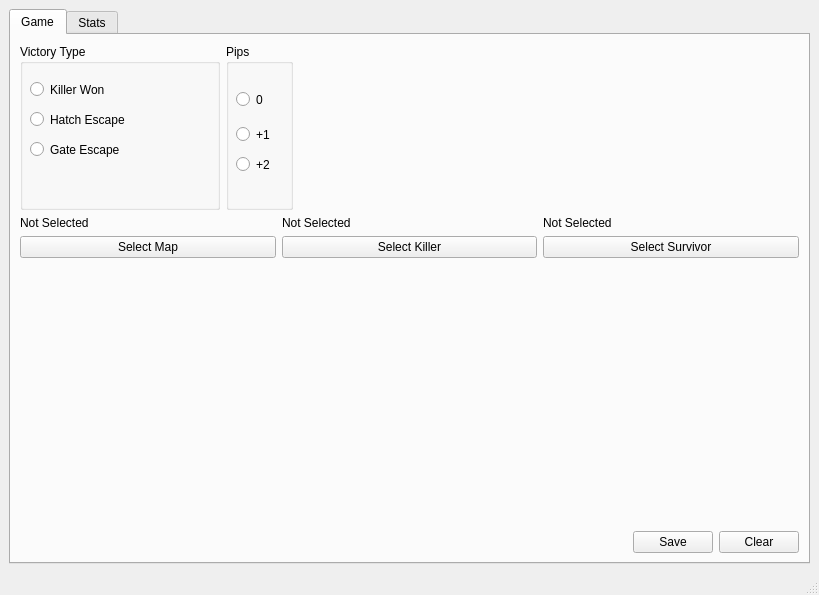
<?xml version="1.0" encoding="UTF-8"?>
<ui version="4.0">
 <class>MainWindow</class>
 <widget class="QMainWindow" name="MainWindow">
  <property name="geometry">
   <rect>
    <x>0</x>
    <y>0</y>
    <width>819</width>
    <height>595</height>
   </rect>
  </property>
  <property name="windowTitle">
   <string>DBDTracker</string>
  </property>
  <widget class="QWidget" name="centralwidget">
   <layout class="QHBoxLayout" name="horizontalLayout" stretch="0">
    <item>
     <widget class="QTabWidget" name="tabWidget">
      <property name="currentIndex">
       <number>0</number>
      </property>
      <widget class="QWidget" name="Game">
       <attribute name="title">
        <string>Game</string>
       </attribute>
       <layout class="QHBoxLayout" name="horizontalLayout_2">
        <item>
         <layout class="QVBoxLayout" name="gameVerticalLayout" stretch="3,5,1">
          <item>
           <layout class="QHBoxLayout" name="victoryHorizontalLayout" stretch="0,0,0">
            <item>
             <widget class="QGroupBox" name="victoryType">
              <property name="minimumSize">
               <size>
                <width>200</width>
                <height>0</height>
               </size>
              </property>
              <property name="title">
               <string>Victory Type</string>
              </property>
              <widget class="QRadioButton" name="killerWonRadio">
               <property name="geometry">
                <rect>
                 <x>10</x>
                 <y>30</y>
                 <width>151</width>
                 <height>31</height>
                </rect>
               </property>
               <property name="text">
                <string>Killer Won</string>
               </property>
               <attribute name="buttonGroup">
                <string notr="true">victoryTypeButtonGroup</string>
               </attribute>
              </widget>
              <widget class="QRadioButton" name="hatchEscapeRadio">
               <property name="geometry">
                <rect>
                 <x>10</x>
                 <y>60</y>
                 <width>161</width>
                 <height>31</height>
                </rect>
               </property>
               <property name="text">
                <string>Hatch Escape</string>
               </property>
               <attribute name="buttonGroup">
                <string notr="true">victoryTypeButtonGroup</string>
               </attribute>
              </widget>
              <widget class="QRadioButton" name="gateEscapeRadio">
               <property name="geometry">
                <rect>
                 <x>10</x>
                 <y>90</y>
                 <width>161</width>
                 <height>31</height>
                </rect>
               </property>
               <property name="text">
                <string>Gate Escape</string>
               </property>
               <attribute name="buttonGroup">
                <string notr="true">victoryTypeButtonGroup</string>
               </attribute>
              </widget>
             </widget>
            </item>
            <item>
             <widget class="QGroupBox" name="groupBox">
              <property name="title">
               <string>Pips</string>
              </property>
              <widget class="QRadioButton" name="pip1">
               <property name="geometry">
                <rect>
                 <x>10</x>
                 <y>80</y>
                 <width>51</width>
                 <height>21</height>
                </rect>
               </property>
               <property name="text">
                <string>+1</string>
               </property>
              </widget>
              <widget class="QRadioButton" name="pip0">
               <property name="geometry">
                <rect>
                 <x>10</x>
                 <y>40</y>
                 <width>51</width>
                 <height>31</height>
                </rect>
               </property>
               <property name="text">
                <string>0</string>
               </property>
              </widget>
              <widget class="QRadioButton" name="pip2">
               <property name="geometry">
                <rect>
                 <x>10</x>
                 <y>110</y>
                 <width>51</width>
                 <height>21</height>
                </rect>
               </property>
               <property name="text">
                <string>+2</string>
               </property>
              </widget>
             </widget>
            </item>
            <item>
             <layout class="QVBoxLayout" name="verticalLayout">
              <item>
               <spacer name="verticalSpacer">
                <property name="orientation">
                 <enum>Qt::Vertical</enum>
                </property>
                <property name="sizeHint" stdset="0">
                 <size>
                  <width>20</width>
                  <height>40</height>
                 </size>
                </property>
               </spacer>
              </item>
              <item>
               <widget class="QLabel" name="logoLabel">
                <property name="sizePolicy">
                 <sizepolicy hsizetype="Minimum" vsizetype="Preferred">
                  <horstretch>0</horstretch>
                  <verstretch>0</verstretch>
                 </sizepolicy>
                </property>
                <property name="minimumSize">
                 <size>
                  <width>500</width>
                  <height>150</height>
                 </size>
                </property>
                <property name="text">
                 <string/>
                </property>
               </widget>
              </item>
             </layout>
            </item>
           </layout>
          </item>
          <item>
           <layout class="QHBoxLayout" name="selectionHorizontalLayout">
            <item>
             <layout class="QVBoxLayout" name="mapVerticalLayout">
              <item>
               <widget class="QLabel" name="selectedMapLabel">
                <property name="sizePolicy">
                 <sizepolicy hsizetype="Preferred" vsizetype="Fixed">
                  <horstretch>0</horstretch>
                  <verstretch>0</verstretch>
                 </sizepolicy>
                </property>
                <property name="text">
                 <string>Not Selected</string>
                </property>
               </widget>
              </item>
              <item>
               <widget class="QPushButton" name="selectMapButton">
                <property name="text">
                 <string>Select Map</string>
                </property>
               </widget>
              </item>
              <item>
               <widget class="QLabel" name="selectedMapImgLabel">
                <property name="text">
                 <string/>
                </property>
               </widget>
              </item>
             </layout>
            </item>
            <item>
             <layout class="QVBoxLayout" name="killerVerticalLayout">
              <item>
               <widget class="QLabel" name="selectedKillerLabel">
                <property name="sizePolicy">
                 <sizepolicy hsizetype="Preferred" vsizetype="Fixed">
                  <horstretch>0</horstretch>
                  <verstretch>0</verstretch>
                 </sizepolicy>
                </property>
                <property name="text">
                 <string>Not Selected</string>
                </property>
               </widget>
              </item>
              <item>
               <widget class="QPushButton" name="selectKillerButton">
                <property name="sizePolicy">
                 <sizepolicy hsizetype="Minimum" vsizetype="Fixed">
                  <horstretch>0</horstretch>
                  <verstretch>0</verstretch>
                 </sizepolicy>
                </property>
                <property name="text">
                 <string>Select Killer</string>
                </property>
               </widget>
              </item>
              <item>
               <widget class="QLabel" name="selectedKillerImgLabel">
                <property name="text">
                 <string/>
                </property>
               </widget>
              </item>
             </layout>
            </item>
            <item>
             <layout class="QVBoxLayout" name="survivorVerticalLayout">
              <item>
               <widget class="QLabel" name="selectedSurviorLabel">
                <property name="sizePolicy">
                 <sizepolicy hsizetype="Preferred" vsizetype="Fixed">
                  <horstretch>0</horstretch>
                  <verstretch>0</verstretch>
                 </sizepolicy>
                </property>
                <property name="text">
                 <string>Not Selected</string>
                </property>
               </widget>
              </item>
              <item>
               <widget class="QPushButton" name="selectSurvivorButton">
                <property name="text">
                 <string>Select Survivor</string>
                </property>
               </widget>
              </item>
              <item>
               <widget class="QLabel" name="selectedSurvivorImgLabel">
                <property name="text">
                 <string/>
                </property>
               </widget>
              </item>
             </layout>
            </item>
           </layout>
          </item>
          <item>
           <layout class="QHBoxLayout" name="controlHorizontalLayout" stretch="0,0">
            <item>
             <spacer name="saveClearHorizontalSpacer">
              <property name="orientation">
               <enum>Qt::Horizontal</enum>
              </property>
              <property name="sizeType">
               <enum>QSizePolicy::Expanding</enum>
              </property>
              <property name="sizeHint" stdset="0">
               <size>
                <width>40</width>
                <height>20</height>
               </size>
              </property>
             </spacer>
            </item>
            <item>
             <layout class="QVBoxLayout" name="verticalLayout_2" stretch="0,0">
              <item>
               <widget class="QLabel" name="errorLabel">
                <property name="text">
                 <string/>
                </property>
               </widget>
              </item>
              <item>
               <layout class="QHBoxLayout" name="horizontalLayout_3">
                <item>
                 <widget class="QPushButton" name="saveButton">
                  <property name="text">
                   <string>Save</string>
                  </property>
                 </widget>
                </item>
                <item>
                 <widget class="QPushButton" name="clearButton">
                  <property name="text">
                   <string>Clear</string>
                  </property>
                 </widget>
                </item>
               </layout>
              </item>
             </layout>
            </item>
           </layout>
          </item>
         </layout>
        </item>
       </layout>
      </widget>
      <widget class="QWidget" name="Stats">
       <attribute name="title">
        <string>Stats</string>
       </attribute>
       <widget class="QLabel" name="bestMapLabel">
        <property name="geometry">
         <rect>
          <x>40</x>
          <y>30</y>
          <width>201</width>
          <height>21</height>
         </rect>
        </property>
        <property name="text">
         <string>Best Map:</string>
        </property>
       </widget>
       <widget class="QLabel" name="worstMapLabel">
        <property name="geometry">
         <rect>
          <x>40</x>
          <y>60</y>
          <width>201</width>
          <height>21</height>
         </rect>
        </property>
        <property name="text">
         <string>Worst Map:</string>
        </property>
       </widget>
       <widget class="QScrollArea" name="gameHistoryScroll">
        <property name="geometry">
         <rect>
          <x>20</x>
          <y>100</y>
          <width>751</width>
          <height>421</height>
         </rect>
        </property>
        <property name="widgetResizable">
         <bool>true</bool>
        </property>
        <widget class="QWidget" name="scrollAreaWidgetContents">
         <property name="geometry">
          <rect>
           <x>0</x>
           <y>0</y>
           <width>749</width>
           <height>419</height>
          </rect>
         </property>
         <widget class="QListWidget" name="gameHistoryList">
          <property name="geometry">
           <rect>
            <x>0</x>
            <y>0</y>
            <width>751</width>
            <height>421</height>
           </rect>
          </property>
         </widget>
        </widget>
       </widget>
       <widget class="QLabel" name="worstKillerLabel">
        <property name="geometry">
         <rect>
          <x>270</x>
          <y>60</y>
          <width>181</width>
          <height>21</height>
         </rect>
        </property>
        <property name="text">
         <string>Worst Killer (vs):</string>
        </property>
       </widget>
       <widget class="QLabel" name="bestKillerLabel">
        <property name="geometry">
         <rect>
          <x>270</x>
          <y>30</y>
          <width>191</width>
          <height>21</height>
         </rect>
        </property>
        <property name="text">
         <string>Best Killer (vs):</string>
        </property>
       </widget>
       <widget class="QLabel" name="worstSuvivorLabel">
        <property name="geometry">
         <rect>
          <x>540</x>
          <y>60</y>
          <width>211</width>
          <height>21</height>
         </rect>
        </property>
        <property name="text">
         <string>Best Survivor:</string>
        </property>
       </widget>
       <widget class="QLabel" name="bestSurvivorLabel">
        <property name="geometry">
         <rect>
          <x>540</x>
          <y>30</y>
          <width>211</width>
          <height>21</height>
         </rect>
        </property>
        <property name="text">
         <string>Best Survivor:</string>
        </property>
       </widget>
       <widget class="QWidget" name="horizontalLayoutWidget">
        <property name="geometry">
         <rect>
          <x>460</x>
          <y>-10</y>
          <width>341</width>
          <height>41</height>
         </rect>
        </property>
        <layout class="QHBoxLayout" name="horizontalLayout_5" stretch="2,1,1,1,2">
         <item>
          <spacer name="horizontalSpacer">
           <property name="orientation">
            <enum>Qt::Horizontal</enum>
           </property>
           <property name="sizeHint" stdset="0">
            <size>
             <width>40</width>
             <height>20</height>
            </size>
           </property>
          </spacer>
         </item>
         <item>
          <widget class="QComboBox" name="KillerFilter">
           <property name="sizeAdjustPolicy">
            <enum>QComboBox::AdjustToContents</enum>
           </property>
          </widget>
         </item>
         <item>
          <widget class="QComboBox" name="SurvivorFilter">
           <property name="sizeAdjustPolicy">
            <enum>QComboBox::AdjustToContents</enum>
           </property>
          </widget>
         </item>
         <item>
          <widget class="QComboBox" name="MapFilter">
           <property name="sizePolicy">
            <sizepolicy hsizetype="Expanding" vsizetype="Fixed">
             <horstretch>0</horstretch>
             <verstretch>0</verstretch>
            </sizepolicy>
           </property>
           <property name="sizeAdjustPolicy">
            <enum>QComboBox::AdjustToContents</enum>
           </property>
          </widget>
         </item>
         <item>
          <spacer name="horizontalSpacer_2">
           <property name="orientation">
            <enum>Qt::Horizontal</enum>
           </property>
           <property name="sizeHint" stdset="0">
            <size>
             <width>40</width>
             <height>20</height>
            </size>
           </property>
          </spacer>
         </item>
        </layout>
       </widget>
      </widget>
     </widget>
    </item>
   </layout>
  </widget>
  <widget class="QStatusBar" name="statusbar"/>
 </widget>
 <resources/>
 <connections/>
 <buttongroups>
  <buttongroup name="victoryTypeButtonGroup"/>
 </buttongroups>
</ui>
